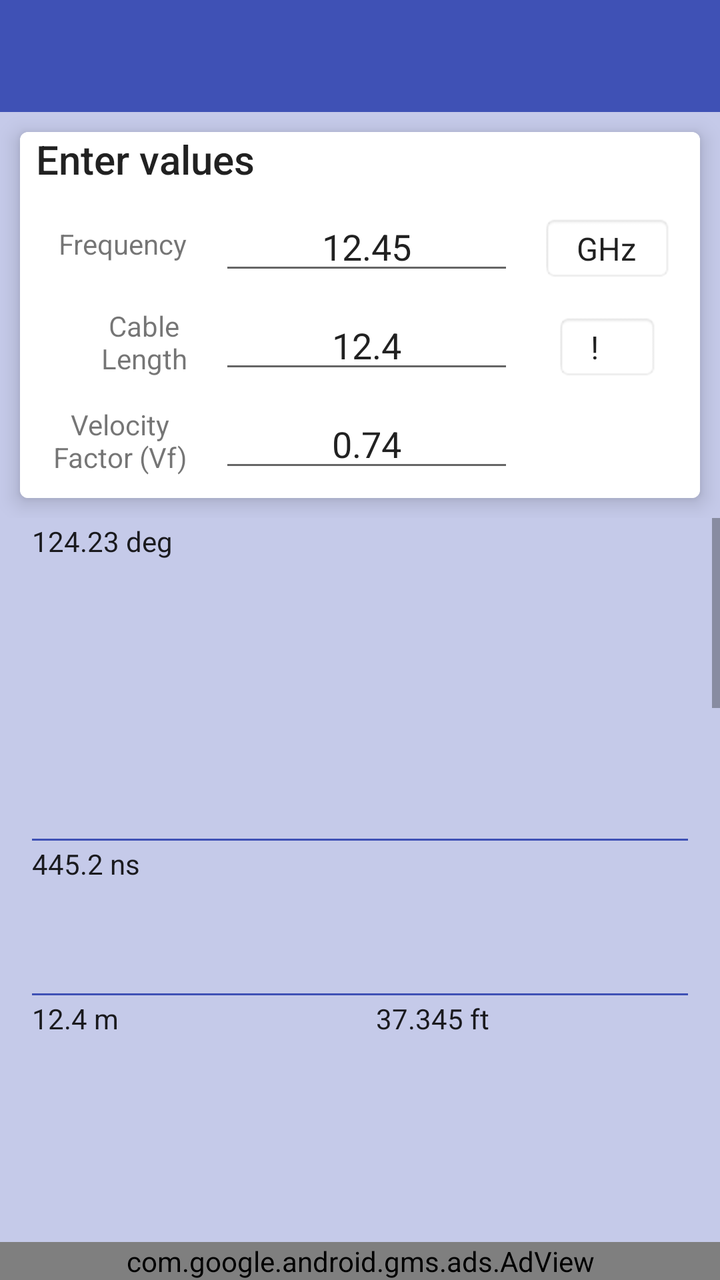
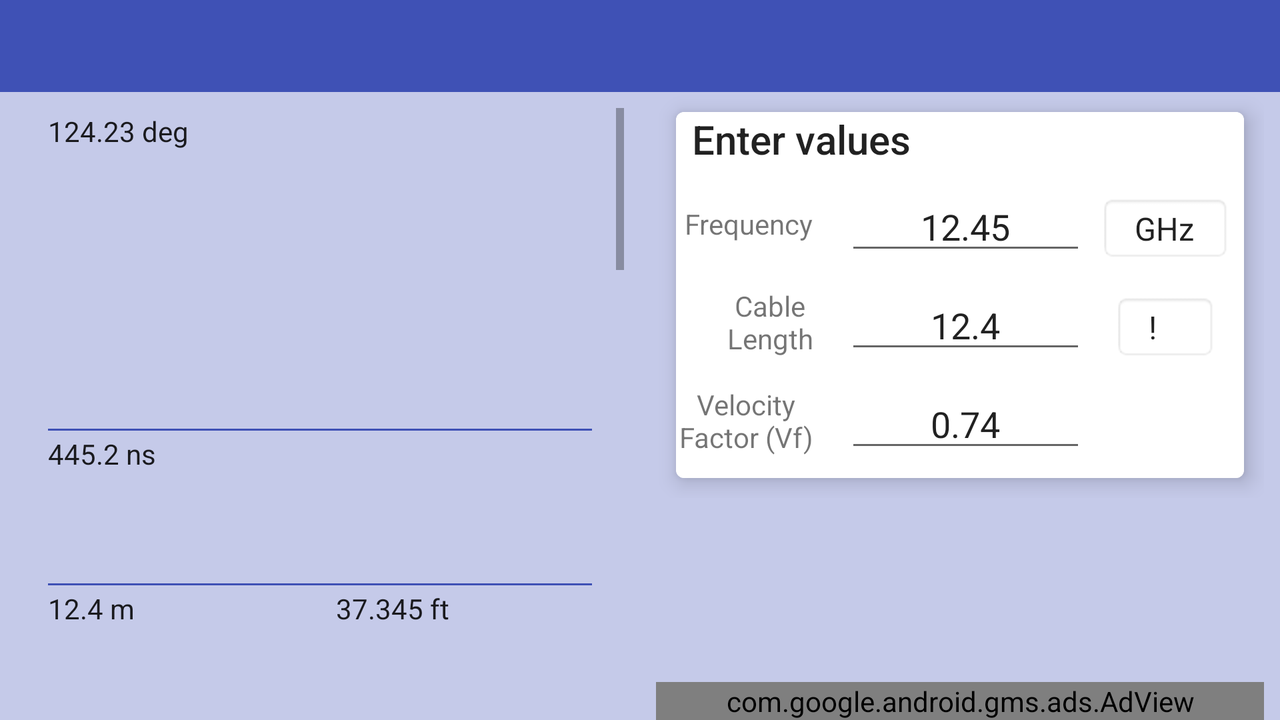

One screen, two layout resources from the same app: the default and the repository's alternative for another configuration. Each is rendered where Android would select it; the XML of both is given below.
<!-- AndroidManifest.xml: application theme MyAppTheme.NoActionBar -->
<!-- res/layout/activity_main.xml -->
<?xml version="1.0" encoding="utf-8"?>
<androidx.constraintlayout.widget.ConstraintLayout
    xmlns:android="http://schemas.android.com/apk/res/android"
    xmlns:app="http://schemas.android.com/apk/res-auto"
    xmlns:tools="http://schemas.android.com/tools"
    android:layout_width="match_parent"
    android:layout_height="match_parent"
    android:background="@color/colorPrimaryLight"
    android:focusableInTouchMode="true"
    android:orientation="vertical"
    tools:context=".MainActivity"
    tools:layout_editor_absoluteY="25dp">

    <requestFocus/>

    <include
        android:id="@+id/included_toolbar"
        layout="@layout/app_bar"
        android:layout_width="0dp"
        android:layout_height="wrap_content"
        app:layout_constraintEnd_toEndOf="parent"
        app:layout_constraintStart_toStartOf="parent"
        app:layout_constraintTop_toTopOf="parent"/>

    <FrameLayout
        android:id="@+id/frameLayout2"
        android:layout_width="0dp"
        android:layout_height="wrap_content"
        android:layout_gravity="center_horizontal"
        app:layout_constraintEnd_toEndOf="parent"
        app:layout_constraintStart_toStartOf="parent"
        app:layout_constraintTop_toBottomOf="@+id/included_toolbar">

        <include
            layout="@layout/include_data_entry"
            android:layout_width="match_parent"
            android:layout_height="wrap_content"/>
    </FrameLayout>

    <ScrollView
        android:layout_width="match_parent"
        android:layout_height="0dp"
        android:layout_gravity="center_horizontal"
        android:layout_marginBottom="8dp"
        android:fadeScrollbars="false"

        app:layout_constraintBottom_toTopOf="@+id/admob"
        app:layout_constraintEnd_toEndOf="parent"
        app:layout_constraintStart_toStartOf="parent"
        app:layout_constraintTop_toBottomOf="@+id/frameLayout2">

        <LinearLayout
            android:layout_width="match_parent"
            android:layout_height="wrap_content"
            android:layout_gravity="center_horizontal">

            <include
                layout="@layout/include_grid_results"/>

        </LinearLayout>
    </ScrollView>

    <RelativeLayout
        android:id="@+id/admob"
        android:layout_width="0dp"
        android:layout_height="50dp"
        app:layout_constraintBottom_toBottomOf="parent"
        app:layout_constraintEnd_toEndOf="parent"
        app:layout_constraintStart_toStartOf="parent">

        <com.google.android.gms.ads.AdView
            xmlns:ads="http://schemas.android.com/apk/res-auto"
            android:id="@+id/adView"
            android:layout_width="match_parent"
            android:layout_height="wrap_content"
            android:layout_alignParentBottom="true"
            android:layout_marginBottom="0dp"
            ads:adSize="BANNER"
            ads:adUnitId="@string/banner_ad_unit_id">

        </com.google.android.gms.ads.AdView>
    </RelativeLayout>
</androidx.constraintlayout.widget.ConstraintLayout>
<!-- res/layout/app_bar.xml (included above) -->
<com.google.android.material.appbar.AppBarLayout
    android:theme="@style/MyAppTheme.NoActionBar"
    android:layout_width="match_parent"
    android:layout_height="wrap_content"
    xmlns:android="http://schemas.android.com/apk/res/android"
    xmlns:app="http://schemas.android.com/apk/res-auto"
    xmlns:anroid="http://schemas.android.com/tools">

    <androidx.appcompat.widget.Toolbar
        android:id="@+id/toolbar"
        android:theme="@style/AppTheme.AppBarOverlay"
        app:popupTheme="@style/MyPopupTheme"
        anroid:theme="@style/ThemeOverlay.AppCompat.Dark.ActionBar"
        android:layout_height="wrap_content"
        android:layout_width="match_parent"
        />

</com.google.android.material.appbar.AppBarLayout>
<!-- res/layout/include_data_entry.xml (included above) -->
<?xml version="1.0" encoding="utf-8"?>
<LinearLayout
    xmlns:android="http://schemas.android.com/apk/res/android"
    xmlns:app="http://schemas.android.com/apk/res-auto"
    xmlns:tools="http://schemas.android.com/tools"
    android:layout_width="match_parent"
    android:layout_height="wrap_content"
    android:orientation="vertical">

    <android.support.v7.widget.CardView
        android:layout_width="match_parent"
        android:layout_height="wrap_content"
        android:layout_margin="10dp"
        app:cardCornerRadius="4dp"
        app:cardElevation="6dp"
        app:layout_constraintBottom_toBottomOf="parent"
        app:layout_constraintEnd_toEndOf="parent"
        app:layout_constraintStart_toStartOf="parent"
        app:layout_constraintTop_toTopOf="parent">

        <android.support.constraint.ConstraintLayout
            android:layout_width="match_parent"
            android:layout_height="wrap_content"
            android:background="@android:color/white">


            <TextView
                android:id="@+id/textView3"
                android:layout_width="wrap_content"
                android:layout_height="wrap_content"
                android:layout_marginStart="8dp"
                android:text="Enter values"
                android:textAppearance="@style/TextAppearance.AppCompat.Title"
                app:layout_constraintStart_toStartOf="parent"
                app:layout_constraintTop_toTopOf="parent"/>

            <TextView
                android:id="@+id/main_tv_freqLabel"
                android:layout_width="wrap_content"
                android:layout_height="wrap_content"
                android:layout_marginEnd="8dp"
                android:layout_marginStart="8dp"
                android:text="Frequency"
                app:layout_constraintBottom_toBottomOf="@+id/main_et_freq"
                app:layout_constraintEnd_toStartOf="@+id/guidelineL"
                app:layout_constraintHorizontal_bias="1.0"
                app:layout_constraintStart_toStartOf="parent"
                app:layout_constraintTop_toTopOf="@+id/main_et_freq"/>

            <EditText
                android:id="@+id/main_et_freq"
                android:layout_width="0dp"
                android:layout_height="wrap_content"
                android:layout_marginEnd="8dp"
                android:layout_marginStart="8dp"
                android:layout_marginTop="8dp"

                android:hint="Frequency"
                android:imeOptions="actionDone"
                android:inputType="numberDecimal"
                android:text="12.45"
                android:textAlignment="center"
                app:layout_constraintEnd_toStartOf="@+id/guideline_R"
                app:layout_constraintHorizontal_bias="0.0"
                app:layout_constraintStart_toStartOf="@+id/guidelineL"
                app:layout_constraintTop_toBottomOf="@+id/textView3"
                tools:text="12.45"/>

            <Spinner
                android:id="@+id/freq_units_spinner"
                android:layout_width="wrap_content"
                android:layout_height="wrap_content"
                android:layout_marginEnd="8dp"

                android:background="@android:drawable/editbox_background"

                android:drawSelectorOnTop="true"
                android:entries="@array/freq_units"
                android:theme="@style/ItemTextAppearance"
                app:layout_constraintBaseline_toBaselineOf="@+id/main_et_freq"
                app:layout_constraintEnd_toEndOf="parent"
                app:layout_constraintStart_toStartOf="@+id/guideline_R"/>

            <TextView
                android:id="@+id/main_tv_cableLength"
                android:layout_width="wrap_content"
                android:layout_height="wrap_content"
                android:layout_marginBottom="8dp"
                android:layout_marginEnd="8dp"
                android:layout_marginStart="16dp"
                android:layout_marginTop="8dp"
                android:text="Cable\nLength"
                android:textAlignment="center"
                app:layout_constraintBottom_toBottomOf="@+id/main_et_length"
                app:layout_constraintEnd_toStartOf="@+id/guidelineL"
                app:layout_constraintHorizontal_bias="1.0"
                app:layout_constraintStart_toStartOf="parent"
                app:layout_constraintTop_toTopOf="@+id/main_et_length"/>

            <EditText
                android:id="@+id/main_et_length"
                android:layout_width="0dp"
                android:layout_height="wrap_content"
                android:layout_marginEnd="8dp"
                android:layout_marginStart="8dp"
                android:layout_marginTop="8dp"
                android:imeOptions="actionDone"

                android:ems="10"
                android:inputType="numberDecimal"
                android:minEms="3"
                android:text="12.4"
                android:textAlignment="center"
                app:layout_constraintEnd_toStartOf="@+id/guideline_R"
                app:layout_constraintStart_toStartOf="@+id/guidelineL"
                app:layout_constraintTop_toBottomOf="@+id/main_et_freq"/>

            <Spinner
                android:id="@+id/length_unit_spinner"
                android:layout_width="wrap_content"
                android:layout_height="wrap_content"
                android:layout_marginEnd="8dp"

                android:background="@android:drawable/editbox_background"
                android:entries="@array/length_units"
                android:theme="@style/ItemTextAppearance"
                app:layout_constraintBaseline_toBaselineOf="@+id/main_et_length"
                app:layout_constraintEnd_toEndOf="parent"
                app:layout_constraintStart_toStartOf="@+id/guideline_R"/>

            <TextView
                android:id="@+id/main_tv_vfLabel"
                android:layout_width="wrap_content"
                android:layout_height="wrap_content"
                android:layout_marginBottom="8dp"
                android:layout_marginEnd="8dp"
                android:layout_marginStart="8dp"
                android:layout_marginTop="8dp"
                android:text="Velocity\nFactor (Vf)"
                android:textAlignment="center"
                app:layout_constraintBottom_toBottomOf="@+id/main_et_vf"
                app:layout_constraintEnd_toStartOf="@+id/guidelineL"
                app:layout_constraintHorizontal_bias="1.0"
                app:layout_constraintStart_toStartOf="parent"
                app:layout_constraintTop_toTopOf="@+id/main_et_vf"/>

            <EditText
                android:id="@+id/main_et_vf"
                android:layout_width="0dp"
                android:layout_height="wrap_content"
                android:layout_marginBottom="8dp"
                android:layout_marginEnd="8dp"
                android:layout_marginStart="8dp"
                android:layout_marginTop="8dp"

                android:ems="5"

                android:imeOptions="actionDone"
                android:inputType="numberDecimal"
                android:text="0.74"
                android:textAlignment="center"
                app:layout_constraintBottom_toBottomOf="parent"
                app:layout_constraintEnd_toStartOf="@+id/guideline_R"
                app:layout_constraintStart_toStartOf="@+id/guidelineL"
                app:layout_constraintTop_toBottomOf="@+id/main_et_length"/>

            <android.support.constraint.Guideline
                android:id="@+id/guidelineL"
                android:layout_width="wrap_content"
                android:layout_height="wrap_content"
                android:orientation="vertical"
                app:layout_constraintGuide_percent="0.27"/>

            <android.support.constraint.Guideline
                android:id="@+id/guideline_R"
                android:layout_width="wrap_content"
                android:layout_height="wrap_content"
                android:orientation="vertical"
                app:layout_constraintGuide_percent="0.75"/>

        </android.support.constraint.ConstraintLayout>
    </android.support.v7.widget.CardView>
</LinearLayout>
<!-- res/layout/include_grid_results.xml (included above) -->
<?xml version="1.0" encoding="utf-8"?>
<TableLayout xmlns:android="http://schemas.android.com/apk/res/android"
             android:layout_width="match_parent"
             android:layout_height="match_parent"
             android:orientation="vertical"
             android:layout_marginStart="8dp"
             android:layout_marginEnd="8dp"
             android:showDividers="beginning|middle|end"
             android:stretchColumns="1,2">

    <TableRow>

        <TextView
            style="@style/ResultTableRowTitle"
            android:layout_height="wrap_content"
            android:layout_column="0"
            android:text="Phase Shift"
            />

        <TextView
            android:id="@+id/result_phase_shift_deg"
            style="@style/ResultTableResults"
            android:layout_height="wrap_content"
            android:layout_column="1"
            android:text="124.23 deg"
            />
    </TableRow>

    <View style="@style/ResultTableVerticalLine" />

    <TableRow>

        <TextView
            style="@style/ResultTableRowTitle"
            android:layout_height="wrap_content"
            android:layout_column="0"
            android:text="Delay"
            />

        <TextView
            android:id="@+id/result_delay"
            style="@style/ResultTableResults"
            android:layout_height="wrap_content"
            android:text="445.2 ns"
            />
    </TableRow>

    <View style="@style/ResultTableVerticalLine" />

    <TableRow>

        <TextView
            style="@style/ResultTableRowTitle"
            android:layout_height="wrap_content"
            android:layout_column="0"
            android:text="Wavelength"
            />

        <TextView
            android:id="@+id/result_lambda_m"
            style="@style/ResultTableResults"
            android:layout_height="wrap_content"
            android:text="12.4 m"
            />

        <TextView
            android:id="@+id/result_lambda_ft"
            style="@style/ResultTableResults"
            android:layout_height="wrap_content"
            android:text="37.345 ft"
            />
    </TableRow>

    <View style="@style/ResultTableVerticalLine" />

    <TableRow>

        <TextView
            style="@style/ResultTableRowTitle"
            android:layout_height="wrap_content"
            android:layout_column="0"
            android:text="Wavelength / 2"
            />

        <TextView
            android:id="@+id/result_lambda_2_m"
            style="@style/ResultTableResults"
            android:layout_height="wrap_content"
            android:text="6.2 m"
            />

        <TextView
            android:id="@+id/result_lambda_2_ft"
            style="@style/ResultTableResults"
            android:layout_height="wrap_content"
            android:text="15.345 ft"
            />
    </TableRow>

    <View style="@style/ResultTableVerticalLine" />

    <TableRow>

        <TextView
            style="@style/ResultTableRowTitle"
            android:layout_height="wrap_content"
            android:layout_column="0"
            android:text="Wavelength / 4"
            />

        <TextView
            android:id="@+id/result_lambda_4_m"
            style="@style/ResultTableResults"
            android:layout_height="wrap_content"
            android:text="1.3 m"
            />

        <TextView
            android:id="@+id/result_lambda_4_ft"
            style="@style/ResultTableResults"
            android:layout_height="wrap_content"
            android:text="3.12 ft"
            />
    </TableRow>

    <View style="@style/ResultTableVerticalLine" />

    <TableRow>

        <TextView
            style="@style/ResultTableRowTitle"
            android:layout_height="wrap_content"
            android:layout_column="0"
            android:text="Phase Slopes"
            />

        <TextView
            android:id="@+id/result_slope_m_deg"
            style="@style/ResultTableResults"
            android:layout_height="wrap_content"
            android:layout_column="1"
            android:text="1.3 m/deg"
            />

        <TextView
            android:id="@+id/result_slope_ft_deg"
            style="@style/ResultTableResults"
            android:layout_height="wrap_content"
            android:layout_column="1"
            android:text="0.24 in/deg"
            />
    </TableRow>

    <View style="@style/ResultTableVerticalLine" />

    <TableRow>
        <TextView
            android:id="@+id/result_slope_deg_m"
            style="@style/ResultTableResults"
            android:layout_height="wrap_content"
            android:layout_column="1"
            android:text="1.3 deg/mm"
            />

        <TextView
            android:id="@+id/result_slope_deg_in"
            style="@style/ResultTableResults"
            android:layout_height="wrap_content"
            android:text="0.24 deg/in"
            />
    </TableRow>

    <View style="@style/ResultTableVerticalLine" />

    <TableRow>
        <TextView
            style="@style/ResultTableRowTitle"
            android:layout_height="wrap_content"
            android:layout_column="0"
            android:text="Epsilon"
            />

        <TextView
            android:id="@+id/result_epsilon"
            style="@style/ResultTableResults"
            android:layout_height="wrap_content"
            android:layout_column="1"
            android:text="1.245"
            />
    </TableRow>


</TableLayout>
<!-- resources referenced by this layout -->
<resources>
  <string-array name="freq_units">
          <item>GHz</item>
      </string-array>
  <string-array name="length_units">
          <item>!</item>
      </string-array>
  <color name="colorPrimaryLight">@color/primary_light</color>
  <string name="banner_ad_unit_id">@string/banner_ad_unit_id_PRODUCTION</string>
  <style name="AppTheme.AppBarOverlay" parent="ThemeOverlay.AppCompat.Dark.ActionBar" />
  <style name="ItemTextAppearance">
          
      </style>
  <style name="MyAppTheme.NoActionBar" parent="AppTheme">
          <item name="windowActionBar">false</item>
          <item name="windowNoTitle">true</item>
      </style>
  <style name="MyPopupTheme" parent="Theme.AppCompat.Light">
          <item name="colorAccent">@color/colorPrimaryDark</item>
      </style>
  <style name="ResultTableResults" parent="AppTheme">
          <item name="android:paddingStart">8dp</item>
          <item name="android:paddingEnd">8dp</item>
          <item name="android:paddingTop">2dp</item>
          <item name="android:paddingBottom">2dp</item>
          <item name="android:layout_width">0dp</item>
      </style>
  <style name="ResultTableRowTitle" parent="AppTheme">
          <item name="android:textSize">12sp</item>
          <item name="android:textStyle">bold</item>
          <item name="android:paddingStart">8dp</item>
          <item name="android:paddingEnd">8dp</item>
          <item name="android:paddingTop">2dp</item>
          <item name="android:paddingBottom">2dp</item>
          <item name="android:layout_width">0dp</item>
          <item name="android:layout_height">wrap_content</item>
      </style>
  <style name="ResultTableVerticalLine">
          <item name="android:layout_width">fill_parent</item>
          <item name="android:layout_marginStart">8dp</item>
          <item name="android:layout_marginEnd">8dp</item>
          <item name="android:layout_height">1dp</item>
          <item name="android:background">@color/colorPrimary</item>
      </style>
  <color name="primary_light">#C5CAE9</color>
  <style name="AppTheme" parent="Theme.AppCompat.Light.DarkActionBar">
          
          <item name="colorPrimary">@color/colorPrimary</item>
          <item name="colorPrimaryDark">@color/colorPrimaryDark</item>
          <item name="colorAccent">@color/colorAccent</item>
  
          
          <item name="cardViewStyle">@style/CardView</item>
  
      </style>
  <color name="colorPrimaryDark">@color/primary_dark</color>
  <color name="colorPrimary">@color/primary</color>
  <color name="colorAccent">@color/accent</color>
  <color name="primary_dark">#303F9F</color>
  <color name="primary">#3F51B5</color>
  <color name="accent">#FF5722</color>
</resources>
<!-- res/layout-land/activity_main.xml (the repository's variant of the layout above) -->
<!-- drawn on the phone turned sideways -->
<?xml version="1.0" encoding="utf-8"?>
<android.support.constraint.ConstraintLayout
    xmlns:android="http://schemas.android.com/apk/res/android"
    xmlns:app="http://schemas.android.com/apk/res-auto"
    xmlns:tools="http://schemas.android.com/tools"
    android:layout_width="match_parent"
    android:layout_height="match_parent"
    android:background="@color/colorPrimaryLight"
    android:focusableInTouchMode="true"
    android:orientation="vertical"
    tools:context=".MainActivity"
    tools:layout_editor_absoluteY="25dp">

    <requestFocus/>

    <include
        android:id="@+id/included_toolbar"
        layout="@layout/app_bar"
        android:layout_width="0dp"
        android:layout_height="46dp"
        app:layout_constraintEnd_toEndOf="parent"
        app:layout_constraintStart_toStartOf="parent"
        app:layout_constraintTop_toTopOf="parent"/>


    <FrameLayout
        android:id="@+id/frameLayout2"
        android:layout_width="0dp"
        android:layout_height="wrap_content"
        android:layout_gravity="center_horizontal"
        android:layout_marginEnd="8dp"
        android:layout_marginStart="8dp"
        app:layout_constraintBottom_toTopOf="@+id/admob"
        app:layout_constraintEnd_toEndOf="parent"
        app:layout_constraintStart_toStartOf="@+id/guideline"
        app:layout_constraintTop_toBottomOf="@+id/included_toolbar"
        app:layout_constraintVertical_bias="0.0">

        <include
            layout="@layout/include_data_entry"
            android:layout_width="match_parent"
            android:layout_height="wrap_content"/>
    </FrameLayout>


    <ScrollView
        android:layout_width="0dp"
        android:layout_height="0dp"
        android:layout_gravity="center_horizontal"

        android:layout_marginBottom="8dp"
        android:layout_marginEnd="8dp"
        android:layout_marginStart="8dp"
        android:layout_marginTop="8dp"
        android:fadeScrollbars="false"
        app:layout_constraintBottom_toBottomOf="parent"
        app:layout_constraintEnd_toStartOf="@+id/guideline"
        app:layout_constraintStart_toStartOf="parent"
        app:layout_constraintTop_toBottomOf="@+id/included_toolbar">

        <LinearLayout
            android:layout_width="match_parent"
            android:layout_height="wrap_content"
            android:layout_gravity="center_horizontal">

            <include
                layout="@layout/include_grid_results"/>

        </LinearLayout>
    </ScrollView>


    <RelativeLayout
        android:id="@+id/admob"
        android:layout_width="0dp"
        android:layout_height="50dp"
        android:layout_marginEnd="8dp"
        android:layout_marginStart="8dp"
        app:layout_constraintBottom_toBottomOf="parent"
        app:layout_constraintEnd_toEndOf="parent"
        app:layout_constraintStart_toStartOf="@+id/guideline">

        <com.google.android.gms.ads.AdView
            xmlns:ads="http://schemas.android.com/apk/res-auto"
            android:id="@+id/adView"
            android:layout_width="match_parent"
            android:layout_height="wrap_content"
            android:layout_alignParentBottom="true"
            android:layout_marginBottom="0dp"
            ads:adSize="BANNER"
            ads:adUnitId="@string/banner_ad_unit_id">
        </com.google.android.gms.ads.AdView>
    </RelativeLayout>

    <android.support.constraint.Guideline
        android:id="@+id/guideline"
        android:layout_width="wrap_content"
        android:layout_height="wrap_content"
        android:orientation="vertical"
        app:layout_constraintGuide_percent="0.5"/>
</android.support.constraint.ConstraintLayout>
